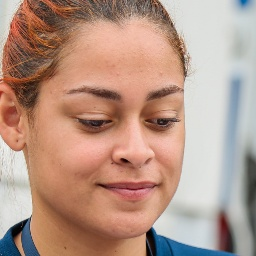
#> input picture explain_model/examples/real_1.jpg, 256 x 256 px
$ python dip_ela_analysis.py
#> lines starting #> are read from the running program, lines starting #| are printed output that depends on the picture
import cv2
import numpy as np
import matplotlib.pyplot as plt
from PIL import Image, ImageChops, ImageEnhance
import os

IMAGE_PATH = "examples/real_1.jpg"   # change if needed


def perform_ela(image_path, quality=90):

#> called with image_path = 'examples/real_1.jpg', quality = 90
    original = Image.open(image_path).convert("RGB")
#> original is the input picture: PIL image 256x256 RGB; mean R, G, B 182.9, 150.8, 135.6

    temp_path = "temp_ela.jpg"
    original.save(temp_path, "JPEG", quality=quality)

    compressed = Image.open(temp_path)

    ela_image = ImageChops.difference(original, compressed)
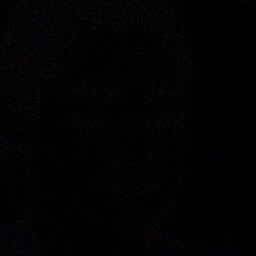
#> ela_image: PIL image 256x256 RGB; mean R, G, B 2.2, 1.8, 2.3

    extrema = ela_image.getextrema()
#> extrema = ((0, 22), (0, 20), (0, 25))
    max_diff = max([ex[1] for ex in extrema])
#> max_diff = 25

    scale = 255.0 / max_diff if max_diff != 0 else 1
#> scale = 10.2

    ela_image = ImageEnhance.Brightness(ela_image).enhance(scale)
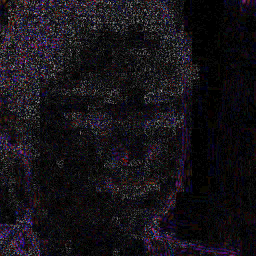
#> ela_image: PIL image 256x256 RGB; mean R, G, B 21.7, 18.3, 23.3

    os.remove(temp_path)

    return original, ela_image


original, ela = perform_ela(IMAGE_PATH)

plt.figure(figsize=(10,4))

plt.subplot(1,2,1)
plt.title("Original Image")
plt.imshow(original)
plt.axis("off")

plt.subplot(1,2,2)
plt.title("Error Level Analysis")
plt.imshow(ela)
plt.axis("off")

plt.show()
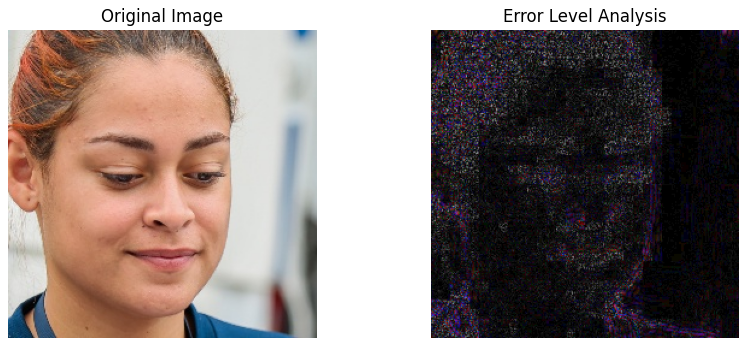
#> figure drawn by matplotlib, 2 panels

$ run again, with explain_model/examples/real_3.jpg copied over explain_model/examples/real_1.jpg
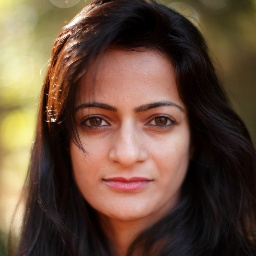
#> input picture explain_model/examples/real_3.jpg, 256 x 256 px
#> in perform_ela, original is the input picture: PIL image 256x256 RGB; mean R, G, B 104.3, 79.1, 61
#> extrema = ((0, 26), (0, 20), (0, 25))
#> max_diff = 26
#> scale = 9.81
#> in perform_ela, `ela_image = ImageEnhance.Brightness(ela_image).enhance(scale)`:
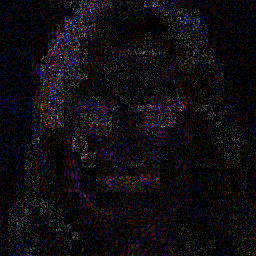
#> ela_image: PIL image 256x256 RGB; mean R, G, B 17.7, 14.5, 19.3
#> `plt.show()`:
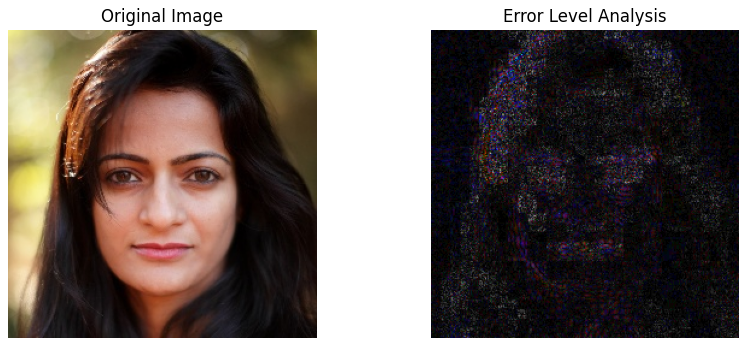
#> figure drawn by matplotlib, 2 panels
